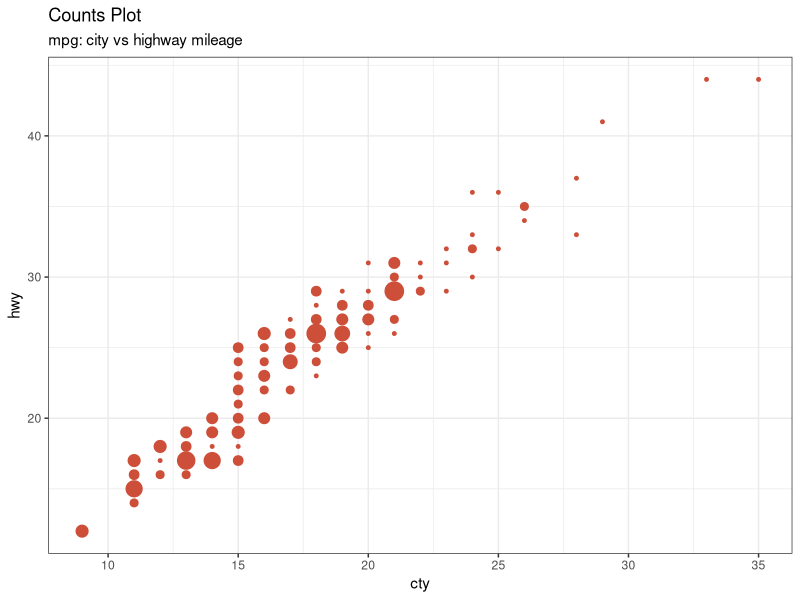

Write the R code that produced this figure.
# load package and data
library(ggplot2)
data(mpg, package="ggplot2")

# Scatterplot
theme_set(theme_bw())  # pre-set the bw theme.
g <- ggplot(mpg, aes(cty, hwy))
g + geom_count(col="tomato3", show.legend=F) +
  labs(subtitle="mpg: city vs highway mileage", 
       y="hwy", 
       x="cty", 
       title="Counts Plot")
